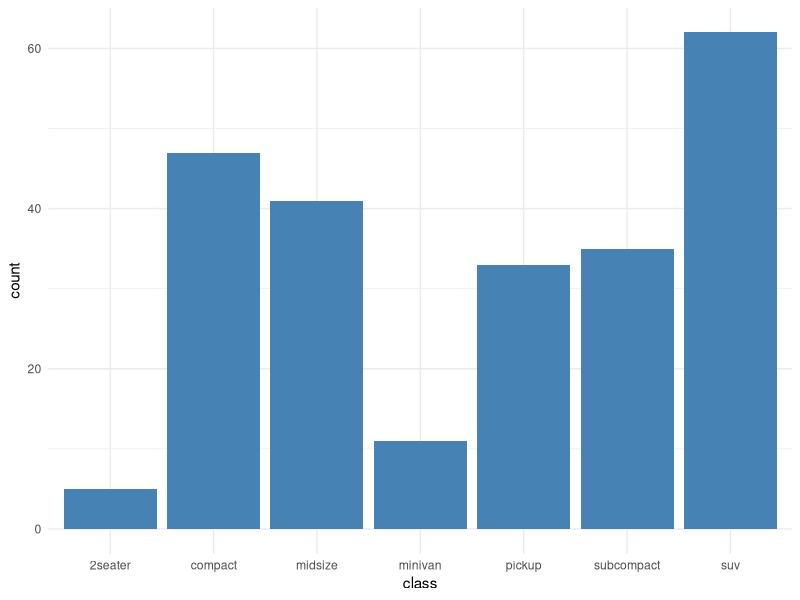

Generate this figure with R:
## ---- chunk 1
# Sample summary plot using built-in data
library(ggplot2)
ggplot(mpg, aes(class)) +
  geom_bar(fill = "steelblue") +
  theme_minimal()
